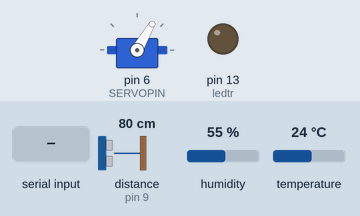
A sketch run on a simulated Arduino Uno, built with avr-gcc and run on an emulated ATmega328P. Parts: servo, output pins drawn as LEDs (lit = HIGH). Wiring (inferred from the names in the program): ultrasonic range finder: trigger pin 8; echo pin 9. The test bench sets the inputs (shaded band); at power-on: distance to the obstacle (sensor on pin 9) 80 cm, humidity 55 %, temperature 24 °C. The echo pulse lasts 58.3 µs per cm; pins used as bus, display or sensor lines are not drawn.

Above: at 1.25 s.
1.3 s: distance to the obstacle (sensor on pin 9) set to 2 cm
At 1.96 s:
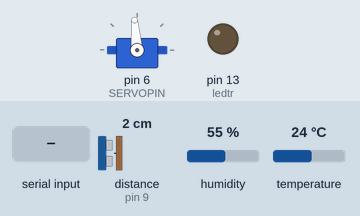
8.3 s: humidity set to 88 %
At 9.17 s:
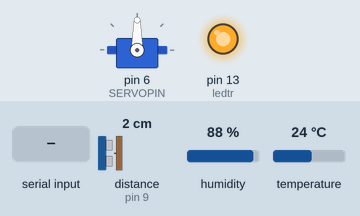
13.6 s: "90:45:200\n" received over the second serial link
At 15.12 s:
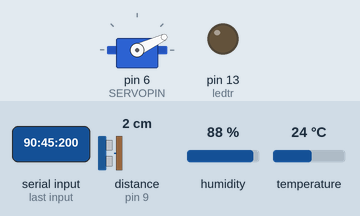
19.7 s: distance to the obstacle (sensor on pin 9) set to 4 cm
Timing chart, 0 to 24.2 s (numbered marks = the images above; inputs shaded):
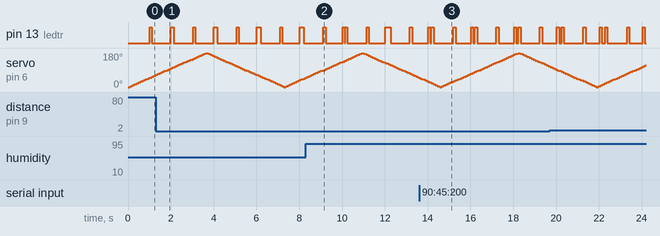

Measured:
- by itself, pin 13 (ledtr): repeats every 2.0 s: LOW 0.91 s, HIGH 0.11 s, LOW 0.86 s, HIGH 0.15 s

The sketch:

Programa_satelite_transmisor.ino
```cpp
#include <SoftwareSerial.h>  // Librería que facilitará la comunicación
#include <DHT.h>             // Librería para leer el sensor DHT
#define DHTPIN 2
#define DHTTYPE DHT11
#include <Servo.h>           // Librería para controlar servomotores

DHT dht(DHTPIN, DHTTYPE);

Servo miServo; // Llamamos al servomotor miServo

SoftwareSerial mySerial(10, 11);  // RX, TX

long nextMillis1;             // Marca de tiempo (en ms) para la próxima lectura de temperatura y humedad
const long interval1 = 3000;  // 3 segundos para el sensor de H y T

const int ledtr = 13;  // LED en el pin 13

long nextMillisLed;         // Momento (en ms) en que se debe apagar el LED
bool ledEncendido = false;  // Indica si el LED está encendido esperando a ser apagado

bool esperandoTimeout = false;  // Indica si estamos esperando a confirmar que el sensor DHT11 falla
long nextTimeoutHT;             // Momento (en ms) en que se confirma el fallo del DHT11

bool esperandoTimeoutDist = false;  // Indica si el ultrasónico lleva fallando o fuera de rango
long nextTimeoutDist = 0;           // Marca de tiempo (en ms) límite antes de lanzar la alarma (código 13)

long nextMillisHB;             // Momento (en ms) en que toca enviar el siguiente latido
const long intervalHB = 2000;  // Un latido cada 2 segundos

// Variable para controlar si el satélite tiene que enviar datos o no
bool enviarDatos = true;

// Variables para media móvil de 10 valores y alarma por límite
bool calcularEnSatelite = false;  // Por defecto calcula en tierra (false)
float ultimasTemp[10];            // Vector con las últimas 10 temperaturas
int numLecturas = 0;              // Contador de las lecturas que llevamos (hasta 10)
int indiceTemp = 0;               // Posición circular donde guardar la siguiente
float limiteTemp = 30.0;          // Valor límite por defecto
int consecutivasSup = 0;          // Contador de medias consecutivas > límite

// Pin de señal PWM para el servomotor
#define SERVOPIN 6
// Pines del sensor ultrasónico HC-SR04
#define TRIGPIN 8  // Pin de disparo (emite el pulso)
#define ECHOPIN 9  // Pin de eco (recibe el rebote)

// Variables de control del barrido del servo
int anguloActual = 0;            // Ángulo actual del servo (0 a 180 grados)
int pasoAngulo = 5;              // Grados que avanza en cada paso (positivo = ida, negativo = vuelta)
long nextMillisServo = 0;        // Marca de tiempo para el próximo paso
const long intervalServo = 100;  // Tiempo (en ms) entre cada paso del servo

// Variables de control del disparo ultrasónico
long nextMillisSensorU = 0;         // Marca de tiempo para la próxima lectura
const long intervalSensorU = 1000;  // Intervalo de 1 segundo (1000 ms) entre lecturas
int estadoUltrasonico = 0;          // Controla en qué fase del disparo estamos (0, 1 o 2)
long nextMicrosSensorU = 0;         // Marca de tiempo en microsegundos para el pulso

// Función que envía datos a la estación de tierra garantizando la estabilidad y fluidez del movimiento del servomotor
void enviarMensaje(String msg) {
  miServo.detach();             // Desvincula temporalmente el servo para que SoftwareSerial no interfiera su señal PWM
  mySerial.println(msg);        // Envía el string de datos hacia la estación de tierra
  miServo.attach(SERVOPIN);     // Vuelve a conectar el servo al pin PWM
  miServo.write(anguloActual);  // Restaura inmediatamente la posición en la que estaba el servo

  digitalWrite(ledtr, HIGH);                    // Enciende el LED para indicar que se transmitió un dato válido
    ledEncendido = true;                          // Marca el LED como encendido
    nextMillisLed = millis() + 100;               // Programa el apagado del LED tras 100 ms
}

void setup() {
  Serial.begin(9600);    // Inicia la comunicación serie con el PC
  mySerial.begin(9600);  // Inicia la comunicación serie con la estación de tierra

  dht.begin();               // Inicializa el sensor de temperatura y humedad DHT11
  miServo.attach(SERVOPIN);  // Asocia el servo al pin 6
  miServo.write(0);          // Posiciona el servo en 0 grados al arrancar

  pinMode(ledtr, OUTPUT);
  pinMode(TRIGPIN, OUTPUT);
  pinMode(ECHOPIN, INPUT);
  digitalWrite(TRIGPIN, LOW);

  nextMillis1 = millis() + interval1;              // Programa la primera lectura del DHT11 dentro de 3 segundos
  nextMillisHB = millis() + intervalHB;            // Programa el primer envío de latido dentro de 2 segundos
  nextMillisSensorU = millis() + intervalSensorU;  // Programa la primera medición ultrasónica dentro de 1 segundo
  nextMillisServo = millis() + intervalServo;      // Programa el primer paso de giro del servo dentro de 100 ms
}

void loop() {
  // Apagar el LED cuando haya pasado el tiempo, sin bloquear el programa
  if (ledEncendido && millis() >= nextMillisLed) {
    digitalWrite(ledtr, LOW);  // Apaga el LED indicador de transmisión
    ledEncendido = false;      // Actualiza el estado del LED a apagado
  }

  // Recibir y procesar las órdenes de tierra
  if (mySerial.available()) {                               // Comprueba si han llegado datos desde la estación de tierra
    String comando = mySerial.readStringUntil('\n');        // Lee el mensaje completo hasta el salto de línea
    comando.trim();                                         // Elimina espacios en blanco o saltos de línea sobrantes
    int fin = comando.indexOf(':', 0);                      // Busca la posición del carácter ':' que separa código y valor
    if (fin != -1) {                                        // Verifica que el mensaje recibido tenga un formato válido con ':'
      int codigo = comando.substring(0, fin).toInt();       // Extrae y convierte a entero el código de la orden recibida
      if (codigo == 3) {          // Código 3: detener envío de datos de temperatura y humedad
        enviarDatos = false;      // Desactiva el envío de lecturas del DHT11
        Serial.println(comando);  // Muestra la orden recibida en el Monitor Serie del PC
      } else if (codigo == 4) {   // Código 4: reanudar envío de datos
        enviarDatos = true;       // Reactiva el envío de lecturas del DHT11
        Serial.println(comando);  // Muestra la orden recibida en el Monitor Serie del PC
      } else if (codigo == 9) {                          // Código 9: elegir dónde se calcula la media (1=satélite, 0=tierra)
        int modo = comando.substring(fin + 1).toInt();   // Extrae el parámetro tras ':' (1 o 0)
        calcularEnSatelite = (modo == 1);                // Activa el cálculo a bordo si modo es 1, o lo delega a tierra si es 0
        consecutivasSup = 0;                             // Reinicia el contador de alertas consecutivas al cambiar de modo
        Serial.println(comando);                         // Muestra la orden recibida en el Monitor Serie del PC
      } else if (codigo == 10) {                            // Código 10: actualizar temperatura límite
        limiteTemp = comando.substring(fin + 1).toFloat();  // Extrae el nuevo umbral de temperatura tras ':'
        consecutivasSup = 0;                                // Reinicia el contador de alertas consecutivas con el nuevo límite
        Serial.println(comando);                            // Muestra la orden recibida en el Monitor Serie del PC
      }
    }
  }

  // Latido cada 2 segundos
  if (millis() >= nextMillisHB) {
    enviarMensaje("4:");                   // Envía trama de latido ("4:") para confirmar que el satélite sigue operativo
    nextMillisHB = millis() + intervalHB;  // Programa el siguiente latido dentro de 2 segundos
  }

  // Lectura del sensor de humedad y temperatura (DHT11)
  if (millis() >= nextMillis1) {
    if (enviarDatos == true) {              // Solo lee y transmite si tierra no ha pausado el envío (código 3)
      float h = dht.readHumidity();         // Lee la humedad relativa (%) desde el sensor DHT11
      float t = dht.readTemperature();      // Lee la temperatura (°C) desde el sensor DHT11

      if (isnan(h) || isnan(t)) {           // Comprueba si el sensor devolvió un error de lectura (Not a Number)
        if (!esperandoTimeout) {            // Si es el primer fallo detectado, inicia el temporizador de confirmación
          esperandoTimeout = true;          // Marca que estamos esperando 5 segundos para confirmar avería permanente
          nextTimeoutHT = millis() + 5000;  // Fija el instante límite (5 segundos después del primer error)
        }
        enviarMensaje("5:Error al leer el sensor DHT11");  // Notifica a tierra el error puntual de lectura
      }
      else {
        esperandoTimeout = false;           // La lectura fue válida, por lo que cancela cualquier espera de fallo

        ultimasTemp[indiceTemp] = t;        // Almacena la temperatura actual en la lista circular
        indiceTemp = (indiceTemp + 1) % 10; // Avanza el índice circular (vuelve a 0 al llegar a 10)
        if (numLecturas < 10) {             // Incrementa el total de muestras válidas hasta llenar el buffer de 10
          numLecturas++;
        }

        if (calcularEnSatelite) {           // Si el modo de cálculo a bordo está activo (orden 9:1)
          float suma = 0;                   // Acumulador para sumar las temperaturas guardadas
          for (int i = 0; i < numLecturas; i++) {
            suma = suma + ultimasTemp[i];   // Suma cada muestra almacenada en el historial
          }
          float media = suma / numLecturas; // Calcula la media móvil con las muestras disponibles

          // Envía el string de código 1 con temperatura, humedad y media calculada a bordo
          enviarMensaje("1:" + String(t) + ":" + String(h) + ":" + String(media));

          if (media > limiteTemp) {         // Comprueba si la media móvil supera el umbral permitido
            consecutivasSup++;              // Suma una infracción consecutiva
            if (consecutivasSup >= 3) {     // Si se supera el límite 3 veces seguidas, dispara la alarma
              enviarMensaje("2:");          // Envía código 2 (alarma por sobretemperatura sostenida)
              consecutivasSup = 0;          // Reinicia el contador para poder volver a detectar futuras rachas
            }
          } else {
            consecutivasSup = 0;            // Si la media vuelve a valores normales, reinicia la racha
          }
        } else {                            // Si el cálculo de media se realiza en tierra (orden 9:0)
          enviarMensaje("1:" + String(t) + ":" + String(h));  // Envía trama estándar con temperatura y humedad
        }

      }
    }
    if (esperandoTimeout && (millis() >= nextTimeoutHT)) {  // Si han pasado 5 s desde el primer error sin recuperarse
      enviarMensaje("3:");                                  // Envía código 3 para activar alarma de fallo del DHT11 en tierra
    }
    nextMillis1 = millis() + interval1;                     // Programa el siguiente ciclo de lectura dentro de 3 segundos
  }

  // Movimiento constante del servomotor (Barrido de 0° a 180° y vuelta)
  if (millis() >= nextMillisServo) {
    anguloActual = anguloActual + pasoAngulo;       // Suma o resta el paso de grados según el sentido actual de giro
    if (anguloActual >= 180) {                      // Si alcanza o supera el tope superior de 180°
      anguloActual = 180;                           // Asegura que no exceda el límite físico del motor
      pasoAngulo = pasoAngulo * -1;                 // Invierte el signo del paso para comenzar a girar hacia 0°
    } else if (anguloActual <= 0) {                 // Si alcanza o baja del tope inferior de 0°
      anguloActual = 0;                             // Asegura que no baje de 0°
      pasoAngulo = pasoAngulo * -1;                 // Invierte el signo del paso para comenzar a girar hacia 180°
    }

    miServo.write(anguloActual);                    // Ordena al servomotor moverse al nuevo ángulo calculado
    nextMillisServo = millis() + intervalServo;     // Programa el siguiente incremento de ángulo dentro de 100 ms
  }

  // Lectura del sensor ultrasónico HC-SR04
  if (estadoUltrasonico == 0 && millis() >= nextMillisSensorU) {
    digitalWrite(TRIGPIN, LOW);         // Pone el pin Trig en bajo para asegurar un pulso limpio
    nextMicrosSensorU = micros() + 2;   // Programa una espera de 2 microsegundos
    estadoUltrasonico = 1;              // Avanza a la fase 1 de disparo

  } else if (estadoUltrasonico == 1 && micros() >= nextMicrosSensorU) {
    digitalWrite(TRIGPIN, HIGH);        // Activa el pin Trig para emitir la ráfaga ultrasónica
    nextMicrosSensorU = micros() + 10;  // Programa mantener el pulso activo durante 10 microsegundos
    estadoUltrasonico = 2;              // Avanza a la fase 2 de lectura del eco

  } else if (estadoUltrasonico == 2 && micros() >= nextMicrosSensorU) {
    digitalWrite(TRIGPIN, LOW);         // Finaliza el pulso ultrasónico poniendo Trig en bajo

    long duracion = pulseIn(ECHOPIN, HIGH, 30000);  // Mide el tiempo (en us) que tarda en volver el eco (máx. 30 ms)
    float d = (duracion * 0.0343) / 2.0;            // Calcula la distancia en cm (velocidad sonido 0.0343 cm/us, ida y vuelta)

    if (duracion == 0 || d < 2.0 || d > 400.0) {    // Comprueba si no hubo eco (0) o está fuera de rango (2-400 cm)
      if (!esperandoTimeoutDist) {                  // Si es el primer fallo seguido, arranca el contador de 5 segundos
        esperandoTimeoutDist = true;
        nextTimeoutDist = millis() + 5000;          // 5 segundos de margen igual que el DHT11
      }
      if (millis() >= nextTimeoutDist) {            // Si lleva 5 segundos o más sin lecturas válidas
        enviarMensaje("13:");                       // Código 13: alarma de fallo del sensor de distancia
      } else {                                      // Mientras no pasen los 5 segundos, envía distancia 0 en el ángulo actual
        enviarMensaje("11:" + String(anguloActual) + ":0");
      }
    } else {                                        // Si la medición de distancia es válida
      esperandoTimeoutDist = false;                 // Cancela cualquier cuenta atrás de fallo del ultrasónico
      enviarMensaje("11:" + String(anguloActual) + ":" + String(d));  // Envía código 11 con ángulo y distancia en cm
    }

    estadoUltrasonico = 0;                           // Reinicia la máquina de estados del sensor ultrasónico
    nextMillisSensorU = millis() + intervalSensorU;  // Programa la próxima medición dentro de 1 segundo
  }
}
```
